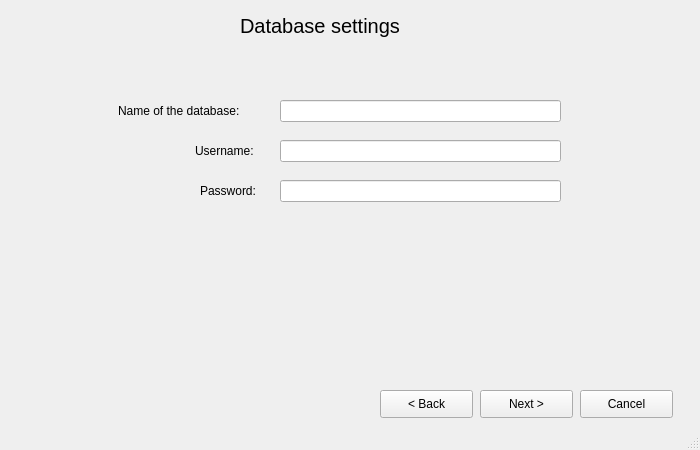
<?xml version="1.0" encoding="UTF-8"?>
<ui version="4.0">
 <class>MainWindow</class>
 <widget class="QMainWindow" name="MainWindow">
  <property name="geometry">
   <rect>
    <x>0</x>
    <y>0</y>
    <width>700</width>
    <height>450</height>
   </rect>
  </property>
  <property name="windowTitle">
   <string>MainWindow</string>
  </property>
  <widget class="QWidget" name="centralwidget">
   <widget class="QLabel" name="label_2">
    <property name="geometry">
     <rect>
      <x>240</x>
      <y>10</y>
      <width>201</width>
      <height>31</height>
     </rect>
    </property>
    <property name="font">
     <font>
      <pointsize>15</pointsize>
     </font>
    </property>
    <property name="text">
     <string>Database settings</string>
    </property>
   </widget>
   <widget class="QLabel" name="label">
    <property name="geometry">
     <rect>
      <x>118</x>
      <y>103</y>
      <width>151</width>
      <height>16</height>
     </rect>
    </property>
    <property name="font">
     <font>
      <pointsize>9</pointsize>
     </font>
    </property>
    <property name="text">
     <string>Name of the database:</string>
    </property>
   </widget>
   <widget class="QLabel" name="label_3">
    <property name="geometry">
     <rect>
      <x>195</x>
      <y>143</y>
      <width>71</width>
      <height>16</height>
     </rect>
    </property>
    <property name="font">
     <font>
      <pointsize>9</pointsize>
     </font>
    </property>
    <property name="text">
     <string>Username:</string>
    </property>
   </widget>
   <widget class="QLabel" name="label_4">
    <property name="geometry">
     <rect>
      <x>200</x>
      <y>183</y>
      <width>71</width>
      <height>16</height>
     </rect>
    </property>
    <property name="font">
     <font>
      <pointsize>9</pointsize>
     </font>
    </property>
    <property name="text">
     <string>Password:</string>
    </property>
   </widget>
   <widget class="QLineEdit" name="l1">
    <property name="geometry">
     <rect>
      <x>280</x>
      <y>100</y>
      <width>281</width>
      <height>22</height>
     </rect>
    </property>
   </widget>
   <widget class="QLineEdit" name="l2">
    <property name="geometry">
     <rect>
      <x>280</x>
      <y>140</y>
      <width>281</width>
      <height>22</height>
     </rect>
    </property>
   </widget>
   <widget class="QLineEdit" name="l3">
    <property name="geometry">
     <rect>
      <x>280</x>
      <y>180</y>
      <width>281</width>
      <height>22</height>
     </rect>
    </property>
   </widget>
   <widget class="QPushButton" name="next_btn">
    <property name="geometry">
     <rect>
      <x>480</x>
      <y>390</y>
      <width>93</width>
      <height>28</height>
     </rect>
    </property>
    <property name="text">
     <string>Next &gt;</string>
    </property>
   </widget>
   <widget class="QPushButton" name="cancel_btn">
    <property name="geometry">
     <rect>
      <x>580</x>
      <y>390</y>
      <width>93</width>
      <height>28</height>
     </rect>
    </property>
    <property name="text">
     <string>Cancel</string>
    </property>
   </widget>
   <widget class="QPushButton" name="back_btn">
    <property name="enabled">
     <bool>true</bool>
    </property>
    <property name="geometry">
     <rect>
      <x>380</x>
      <y>390</y>
      <width>93</width>
      <height>28</height>
     </rect>
    </property>
    <property name="text">
     <string>&lt; Back</string>
    </property>
    <property name="flat">
     <bool>false</bool>
    </property>
   </widget>
  </widget>
  <widget class="QStatusBar" name="statusbar"/>
 </widget>
 <resources/>
 <connections/>
</ui>
